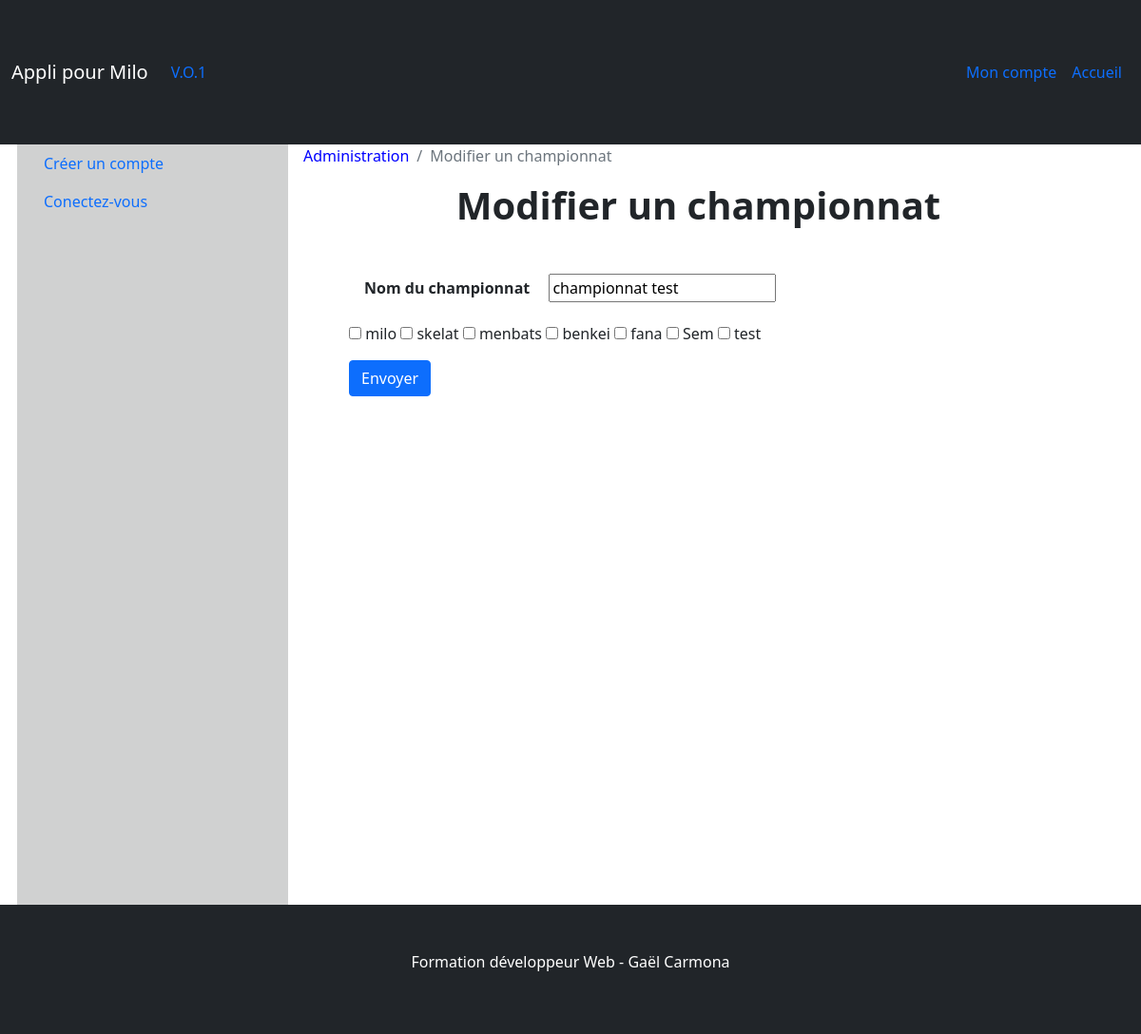
/index.php?action=edit_championship&id=4 (signed in), run on the app's committed database.
### tables this page shows
CREATE TABLE `milo_championships` (
  `c_id` int(10) UNSIGNED NOT NULL,
  `c_title` varchar(255) NOT NULL,
  `c_datecreate` datetime NOT NULL DEFAULT CURRENT_TIMESTAMP,
  `u_id` int(10) UNSIGNED NOT NULL,
  `i_id` int(10) UNSIGNED DEFAULT NULL
);

CREATE TABLE `milo_users` (
  `u_id` int(10) UNSIGNED NOT NULL,
  `u_pseudo` varchar(55) NOT NULL,
  `u_mail` varchar(255) DEFAULT NULL,
  `u_pass` varchar(255) DEFAULT NULL,
  `u_datecreate` datetime NOT NULL DEFAULT CURRENT_TIMESTAMP,
  `u_dateconnect` datetime NOT NULL DEFAULT CURRENT_TIMESTAMP,
  `u_creator_id` int(10) DEFAULT NULL,
  `u_statut` tinyint(1) NOT NULL,
  `i_id` int(10) UNSIGNED DEFAULT NULL
);

### appli/controllers/championship/edit_championship.php (called while the page is built, shortened)
<?php
$id= array_key_exists('id', $_POST) ? $_POST['id']: $_GET['id'] ;
$oChampionship = appli\Repository\ChampionshipRepository::find((int) $id);
$oUser = appli\Repository\UserRepository::find($_SESSION['id']);
$aUsers = appli\Repository\UserRepository::findByCreatorId($_SESSION['id']);
$insertEditChampionship = 'Modifier un championnat';
include ROOT .'/views/template.phtml';

### appli/Repository/UserRepository.php (called while the page is built, shortened)
<?php
final class UserRepository
{
    public static function find(int $id): ?\appli\Entity\User
      {
        $pdo = connect();
        $query = $pdo->prepare('
            SELECT
            u_id AS id,
            u_pseudo AS pseudo,
            u_mail AS mail,
            u_pass AS pass,
            u_datecreate AS dateCreate,
            u_dateconnect AS dateConnect,
            u_creator_id AS creatorId,
            u_statut AS statut
            FROM '.self::DB_TABLE.'
            WHERE  u_id = :id
        ');
        $query -> execute([
            ':id' =>  $id
          ]
       );
       $aData = $query->fetch(\PDO::FETCH_ASSOC);
       if ($aData) {
           return (new \appli\Entity\User())->hydrate($aData);
       }
       return null;
    }
    public static function findByCreatorId(int $id): array
    {
      $pdo = connect();
      $query = $pdo->prepare('
          SELECT
          u_id AS id,
          u_pseudo AS pseudo,
          u_mail AS mail,
          u_pass AS pass,
          u_datecreate AS dateCreate,
          u_dateconnect AS dateConnect,
          u_creator_id AS creatorId,
          u_statut AS statut
          FROM '.self::DB_TABLE.'
          WHERE  u_creator_id = :id
      ');
      $query -> execute([
          ':id' =>  $id
        ]
     );
     $aUsers = [];
     while ($aData = $query->fetch(\PDO::FETCH_ASSOC)) {
         $oUser = new \appli\Entity\User();
         $oUser->hydrate($aData);
         $aUsers[] = $oUser;
     }
     return $aUsers;
 }
}

### appli/Entity/Championship.php (called while the page is built, shortened)
<?php
final class Championship
{
	private string $title ='';
	function hydrate(array $aData): self
	{
			$this->setUser(\appli\Repository\UserRepository::find($aData['userId']));
			return $this;
	}
	public function getTitle(): string
	{
		return $this->title;
	}
	public function setTitle(string $title): self
	{
		$this->title = $title;
		return $this;
	}
	public function setUser(User $user): self
	{
		return $this;
	}
}

### appli/Repository/ChampionshipRepository.php (called while the page is built, shortened)
<?php
final class ChampionshipRepository
{
    public static function find(int $id): ?\appli\Entity\Championship
      {
        $pdo = connect();
        $query = $pdo->prepare('
            SELECT
            c_id AS id,
            c_title AS title,
            c_datecreate AS dateCreate,
            u_id AS userId
            FROM '.self::DB_TABLE.'
            WHERE  c_id = :id
        ');
        $query -> execute([
            ':id' =>  $id
          ]
       );
       $aData = $query->fetch(\PDO::FETCH_ASSOC);
       if ($aData) {
           return (new \appli\Entity\Championship())->hydrate($aData);
       }
       return null;
    }
}

### appli/Entity/User.php (called while the page is built, shortened)
<?php
final class User
{
	  private ?int $id = null;
	private string $pseudo = '';
	function hydrate(array $aData): self
	{
		$oDateCreate= new \DateTime($aData['dateCreate']);
		$oDateConnect= new \DateTime($aData['dateConnect']);
			return $this;
	}
	public function getId(): ?int
	{
		return $this->id;
	}
	public function setId(int $id): self
	{
		$this->id = $id;
		return $this;
	}
	public function getPseudo(): string
	{
		return $this->pseudo;
	}
	public function setPseudo(string $pseudo): self
	{
		$this->pseudo = $pseudo;
		return $this;
	}
	public function setEmail(string $email): self
	{
		return $this;
	}
	public function setPass(string $pass): self
	{
		return $this;
	}
	public function setDateCreate(\DateTime $dateCreate): self
	{
		return $this;
	}
	public function setDateConnect(\DateTime $dateConnect): self
	{
		return $this;
	}
	public function setCreatorId(?int $creatorId): self
	{
		return $this;
	}
	public function setStatut(bool $statut): self
	{
		return $this;
	}
}

### appli/views/edit_championship.phtml (the view, shortened to what this page needs)
<div class='col-9'>
    <nav aria-label='breadcrumb'>
        <ol class='breadcrumb'>
            <li class='breadcrumb-item'><a href='?action=admin'>Administration</a></li>
            <li class='breadcrumb-item active' aria-current='page'><?php echo htmlspecialchars($insertEditChampionship)?></li>
        </ol>
    </nav>
    <h1 class='mx-5 mt-1 fw-bold text-center'><?php echo htmlspecialchars($insertEditChampionship)?></h1>
    <form class='mx-5 mt-5' method='post'>
        <div class='mb-3'>
            <label for='title' class='form-label fw-bold px-3'>Nom du championnat</label>
            <input
                type='text'
                name='title'
                required
                value='<?php echo htmlspecialchars($oChampionship->getTitle()) ?>'
            >
        </div>
        <div>
            <input type="checkbox" value="<?= htmlspecialchars( $oUser->getId() ) ?>" id="<?= htmlspecialchars( $oUser->getPseudo() ) ?>" name="joueur[]" >
            <label for="<?= htmlspecialchars( $oUser->getPseudo() ) ?>"><?= htmlspecialchars( $oUser->getPseudo() ) ?></label>
            <?php
                foreach ($aUsers as $oUser) { ?>
                        <input type="checkbox" value="<?= htmlspecialchars( $oUser->getId() ) ?>" id="<?= htmlspecialchars( $oUser->getPseudo() ) ?>" name="joueur[]" >
                        <label for="<?= htmlspecialchars( $oUser->getPseudo() ) ?>"><?= htmlspecialchars( $oUser->getPseudo() ) ?></label>
            <?php } ?>
        </div>
        <button type='submit' class='btn btn-primary my-3'>Envoyer</button>
    </form>
</div>

### css/style.css (style rules this page uses)
body { height: 100vh; }
a { text-decoration: none; color: white; }
main a { color: blue; }

### data on the page
milo_championships: title "championnat test"
milo_users: u_pseudo "milo"
milo_users: u_pseudo "skelat"
milo_users: u_pseudo "menbats"
milo_users: u_pseudo "benkei"
milo_users: u_pseudo "fana"
milo_users: u_pseudo "Sem"
milo_users: u_pseudo "test"

### other printed values
$insertEditChampionship "Modifier un championnat"
